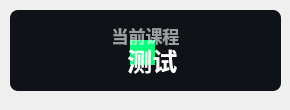
<?xml version="1.0" encoding="UTF-8"?>
<ui version="4.0">
 <class>Form</class>
 <widget class="QWidget" name="Form">
  <property name="geometry">
   <rect>
    <x>0</x>
    <y>0</y>
    <width>290</width>
    <height>110</height>
   </rect>
  </property>
  <property name="minimumSize">
   <size>
    <width>0</width>
    <height>100</height>
   </size>
  </property>
  <property name="maximumSize">
   <size>
    <width>16777215</width>
    <height>65536</height>
   </size>
  </property>
  <property name="windowTitle">
   <string>当前课程</string>
  </property>
  <widget class="QPushButton" name="subject">
   <property name="geometry">
    <rect>
     <x>20</x>
     <y>30</y>
     <width>251</width>
     <height>61</height>
    </rect>
   </property>
   <property name="font">
    <font>
     <family>Microsoft YaHei UI</family>
     <pointsize>19</pointsize>
     <weight>75</weight>
     <bold>true</bold>
    </font>
   </property>
   <property name="styleSheet">
    <string notr="true">border: none;
color: rgba(255, 255, 255, 255);
font-weight: bold</string>
   </property>
   <property name="text">
    <string>  测试</string>
   </property>
   <property name="icon">
    <iconset>
     <normaloff>../../../../../img/it.svg</normaloff>../../../../../img/it.svg</iconset>
   </property>
   <property name="iconSize">
    <size>
     <width>36</width>
     <height>26</height>
    </size>
   </property>
  </widget>
  <widget class="QLabel" name="blurEffect">
   <property name="geometry">
    <rect>
     <x>130</x>
     <y>40</y>
     <width>25</width>
     <height>25</height>
    </rect>
   </property>
   <property name="styleSheet">
    <string notr="true">background-color: rgb(0, 255, 127);
border-radius:20px</string>
   </property>
   <property name="text">
    <string/>
   </property>
  </widget>
  <widget class="QLabel" name="sub_title">
   <property name="geometry">
    <rect>
     <x>30</x>
     <y>10</y>
     <width>231</width>
     <height>51</height>
    </rect>
   </property>
   <property name="font">
    <font>
     <family>Microsoft YaHei UI</family>
     <pointsize>13</pointsize>
     <weight>75</weight>
     <bold>true</bold>
    </font>
   </property>
   <property name="styleSheet">
    <string notr="true">color: rgba(255, 255, 255, 150);
font-weight: bold;</string>
   </property>
   <property name="text">
    <string>当前课程</string>
   </property>
   <property name="textFormat">
    <enum>Qt::PlainText</enum>
   </property>
   <property name="alignment">
    <set>Qt::AlignCenter</set>
   </property>
  </widget>
  <widget class="QLabel" name="backgnd">
   <property name="geometry">
    <rect>
     <x>10</x>
     <y>10</y>
     <width>271</width>
     <height>81</height>
    </rect>
   </property>
   <property name="styleSheet">
    <string notr="true">background-color: rgba(15, 18, 22, 255);
border-radius: 8px
</string>
   </property>
   <property name="text">
    <string/>
   </property>
  </widget>
  <zorder>backgnd</zorder>
  <zorder>blurEffect</zorder>
  <zorder>sub_title</zorder>
  <zorder>subject</zorder>
 </widget>
 <resources/>
 <connections/>
</ui>
